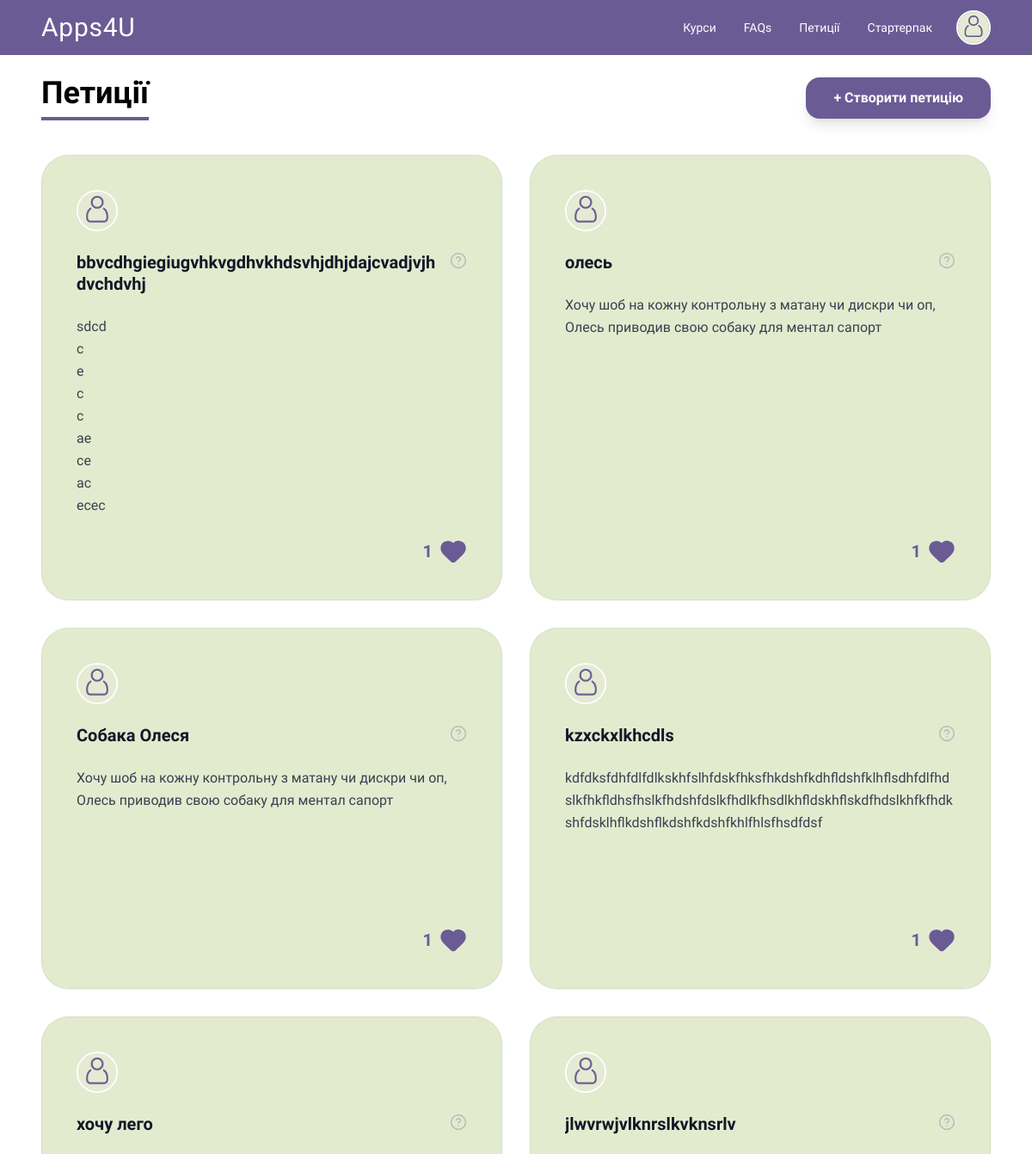
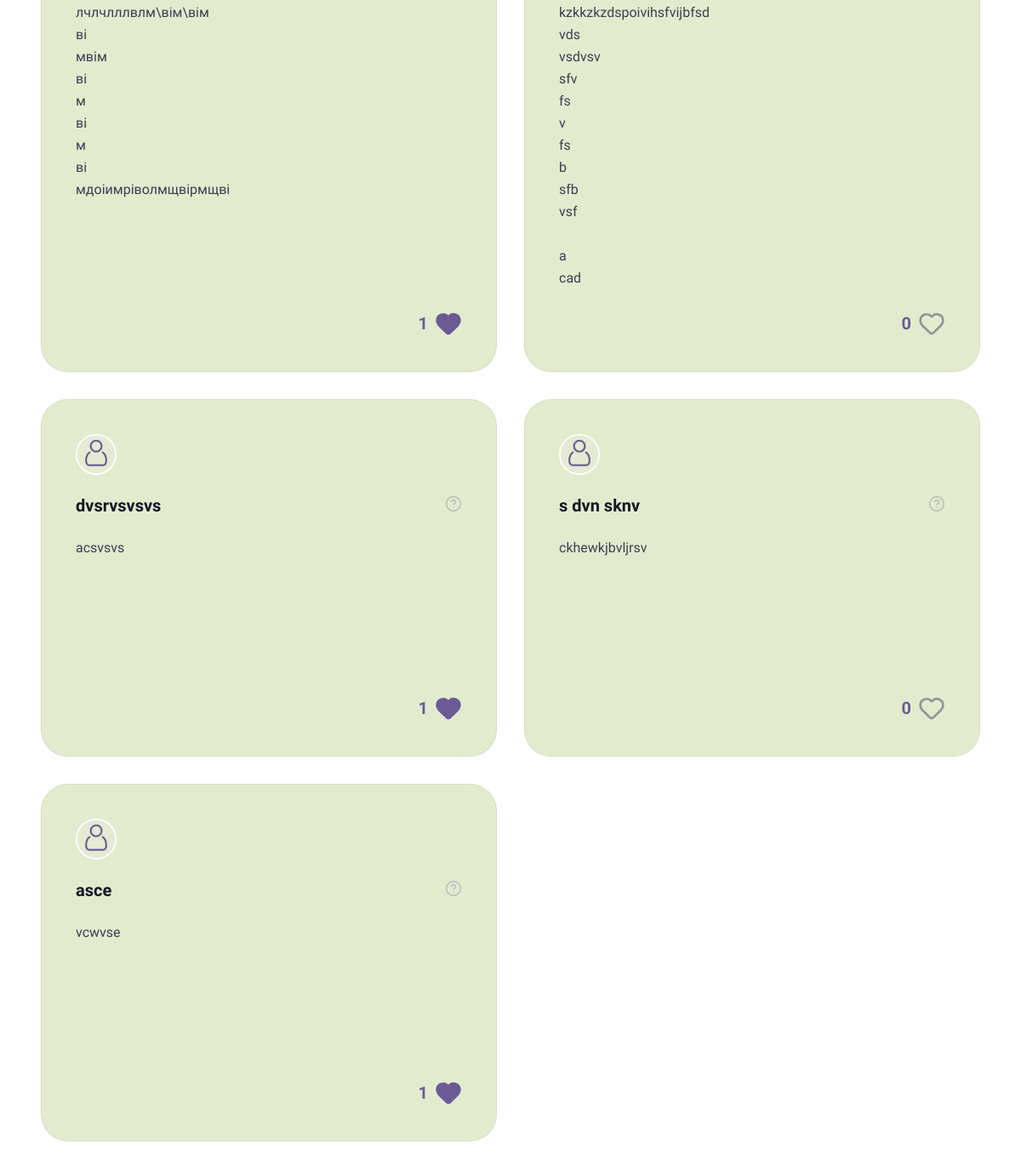
/petitions/ (signed in), run on the app's committed database (2 pictures, top to bottom).
### users/models.py (models this page shows, shortened)
class Profile(models.Model):
    YEAR_CHOICES = [
        (1, 'перший курс'),
        (2, 'другий курс'),
        (3, 'третій курс'),
        (4, 'четвертий курс'),
    ]
    MAJOR_CHOICES = [
        ('CS', "Комп'ютерні Науки"),
        ('RO', 'Робототехніка'),
        ('DA', 'ІТ та Аналітика Рішень'),
    ]
    user = models.OneToOneField(User, on_delete=models.CASCADE)
    about = models.TextField(max_length=500,blank=True)
    icon = models.ImageField(upload_to='profile_pics/', default='profile_pics/default.jpg')
    major = models.CharField(
        max_length=2,
        choices=MAJOR_CHOICES,
        default='NONE'
    )
    year_of_study = models.IntegerField(
        choices=YEAR_CHOICES,
        default=0,
        verbose_name="Current Course Year"
    )

### petitions/models.py (models this page shows, shortened)
class Petition(models.Model):
    user = models.ForeignKey(User, on_delete=models.CASCADE)
    title = models.CharField(max_length=50)
    content = models.TextField()
    created_at = models.DateTimeField(auto_now_add=True)
    @property
    def days_remaining(self):
        expiry = self.created_at + timedelta(days=30)
        remaining = expiry - timezone.now()
        return max(0, remaining.days)

### petitions/views.py (the view)
# urls.py: path('', views.petition_list, name='petition_list'),
@login_required
def petition_list(request):
    cutoff_date = timezone.now() - timedelta(days=30)
    user_votes = Vote.objects.filter(petition=OuterRef('pk'), user=request.user)
    petitions = Petition.objects.filter(
        created_at__gte=cutoff_date
    ).annotate(
        user_has_voted=Exists(user_votes),
        vote_count=Count('votes')
    ).order_by('-created_at')
    return render(request, 'petition_list.html', {
        'petitions': petitions,
    })

### petitions/templates/petition_list.html (shortened to what this page needs)
{% extends 'base.html' %}
{% block content %}
<div class="w-full px-12 mt-10 pt-12">
    <div class="flex justify-between items-center mb-10 w-full">
        <h1 class="text-4xl font-extrabold text-black border-b-4 border-[#6B5B95] pb-2">
            Петиції
        </h1>
        <button onclick="toggleModal()"
            class="bg-[#6B5B95] text-white px-8 py-3 rounded-2xl font-bold shadow-lg hover:bg-[#5a4a84] transition">
            + Створити петицію
        </button>
    </div>
    <div class="grid grid-cols-2 gap-8 mb-10">
        {% for petition in petitions %}
        <div class="bg-[#E3EBCF] rounded-[2rem] p-10
                    w-full h-full
                    flex flex-col shadow-sm border border-black/5
                    min-h-[420px]">
            <div class="flex items-center mb-6">
                <div class="w-12 h-12 bg-gray-300 rounded-full overflow-hidden border-2 border-white">
                    <img src="{{ petition.user.profile.icon.url }}" alt="Profile Picture" class="w-full h-full object-cover">
                </div>
            </div>
            <div class="flex-grow">
                <div class="flex justify-between items-start mb-6">
                    <h5 class="text-xl font-bold text-gray-900 line-clamp-2 leading-tight break-words ">
                        {{ petition.title }}
                    </h5>
                    <div class="relative group flex items-center flex-shrink-0 ml-2">
                        <div class="text-[#6B5B95] opacity-30 group-hover:opacity-100 transition-opacity cursor-help">
                            <i data-lucide="help-circle" class="w-5 h-5"></i>
                        </div>
                    </div>
                </div>
                <div>
                    <p class="text-gray-700 leading-relaxed text-base mb-6 break-words">
                        {{ petition.content|linebreaksbr }}
                    </p>
                </div>
            </div>
            <div class="flex justify-end items-center space-x-2 mt-auto">
                <span class="font-black text-[#6B5B95] text-xl">
                    {{ petition.vote_count|default:0 }}
                </span>
                <a href="{% url 'vote_petition' petition.id %}" class="transition hover:scale-125">
                    {% if petition.user_has_voted %}
                        <i data-lucide="heart" class="w-8 h-8 fill-[#6B5B95] text-[#6B5B95]"></i>
                    {% else %}
                        <i data-lucide="heart" class="w-8 h-8 text-gray-500 opacity-70"></i>
                    {% endif %}
                </a>
            </div>
        </div>
        {% empty %}
        <div class="col-span-full bg-gray-50 rounded-3xl p-20 text-center border-4 border-dashed border-gray-200">
            <p class="text-2xl text-gray-400 font-bold">Петицій поки немає. Будьте першим!</p>
        </div>
        {% endfor %}
    </div>
</div>
{% endblock %}

### templates/base.html (shortened to what this page needs)
{% load static %}
<!DOCTYPE html>
<html lang="uk">
<head>
    <script src="https://cdn.tailwindcss.com"></script>
</head>
<body class="min-h-screen flex flex-col bg-white">
    <header class="bg-[#6B5B95] text-white h-16 py-2 px-6 md:px-12 flex items-center justify-between fixed top-0 left-0 w-full z-50">
        <div class="text-3xl tracking-wide font-logo flex-shrink-0">
            <a href="{% url 'home' %}">Apps4U</a>
        </div>
        <div class="flex items-center space-x-4">
            <nav class="hidden md:flex space-x-2">
                <a href="{% url 'course_list' %}" class="px-3 py-1.5 text-sm hover:text-gray-200 transition">Курси</a>
                <a href="{% url 'faq_list' %}" class="px-3 py-1.5 text-sm hover:text-gray-200 transition">FAQs</a>
                <a href="{% url 'petition_list' %}" class="px-3 py-1.5 text-sm hover:text-gray-200 transition">Петиції</a>
                <a href="{% url 'starter_pack' %}" class="px-3 py-1.5 text-sm hover:text-gray-200 transition">Стартерпак</a>
            </nav>
            <div class="flex items-center space-x-4">
                <a href="{% url 'profile' %}" class="group flex items-center">
                    <div class="w-10 h-10 rounded-full overflow-hidden border-2 border-white group-hover:border-[#E0E8D0] transition-colors duration-300">
                        <img src="{{ user.profile.icon.url }}"
                            alt="Profile Picture"
                            class="w-full h-full object-cover">
                    </div>
                </a>
            </div>
        </div>
    </header>
    {% block content %}
    {% endblock %}
</body>
</html>

### templates/base.html (style rules this page uses)
body { font-family: 'SN Pro', sans-serif; }
.font-logo { font-family: 'Russo One', sans-serif; }

### data on the page
Petition: user.profile.icon (placeholder picture), title "bbvcdhgiegiugvhkvgdhvkhdsvhjdhjdajcvadjvjhdvchdvhj", content "sdcd c e c c ae ce ac ecec", vote_count "1"
Petition: user.profile.icon (placeholder picture), title "олесь", content "Хочу шоб на кожну контрольну з матану чи дискри чи оп, Олесь приводив свою собаку для ментал сапорт", vote_count "1"
Petition: user.profile.icon (placeholder picture), title "Собака Олеся", content "Хочу шоб на кожну контрольну з матану чи дискри чи оп, Олесь приводив свою собаку для ментал сапорт", vote_count "1"
Petition: user.profile.icon (placeholder picture), title "kzxckxlkhcdls", content "kdfdksfdhfdlfdlkskhfslhfdskfhksfhkdshfkdhfldshfklhflsdhfdlfhdslkfhkfldhsfhslkfhdshfdslkfhdlkfhsdlkhfldskhflskdfhdslkhfkfhdkshfdsklhflkdshflkdshfkdshfkhlfhlsfhsdfdsf", vote_count "1"
Petition: user.profile.icon (placeholder picture), title "хочу лего", content "лчлчлллвлм\\вім\\вім ві мвім ві м ві м ві мдоіимріволмщвірмщві", vote_count "1"
Petition: user.profile.icon (placeholder picture), title "jlwvrwjvlknrslkvknsrlv", content "kzkkzkzdspoivihsfvijbfsd vds vsdvsv sfv fs v fs b sfb vsf a cad", vote_count "0"
Petition: user.profile.icon (placeholder picture), title "dvsrvsvsvs", content "acsvsvs", vote_count "1"
Petition: user.profile.icon (placeholder picture), title "s dvn sknv", content "ckhewkjbvljrsv", vote_count "0"
Petition: user.profile.icon (placeholder picture), title "asce", content "vcwvse", vote_count "1"
